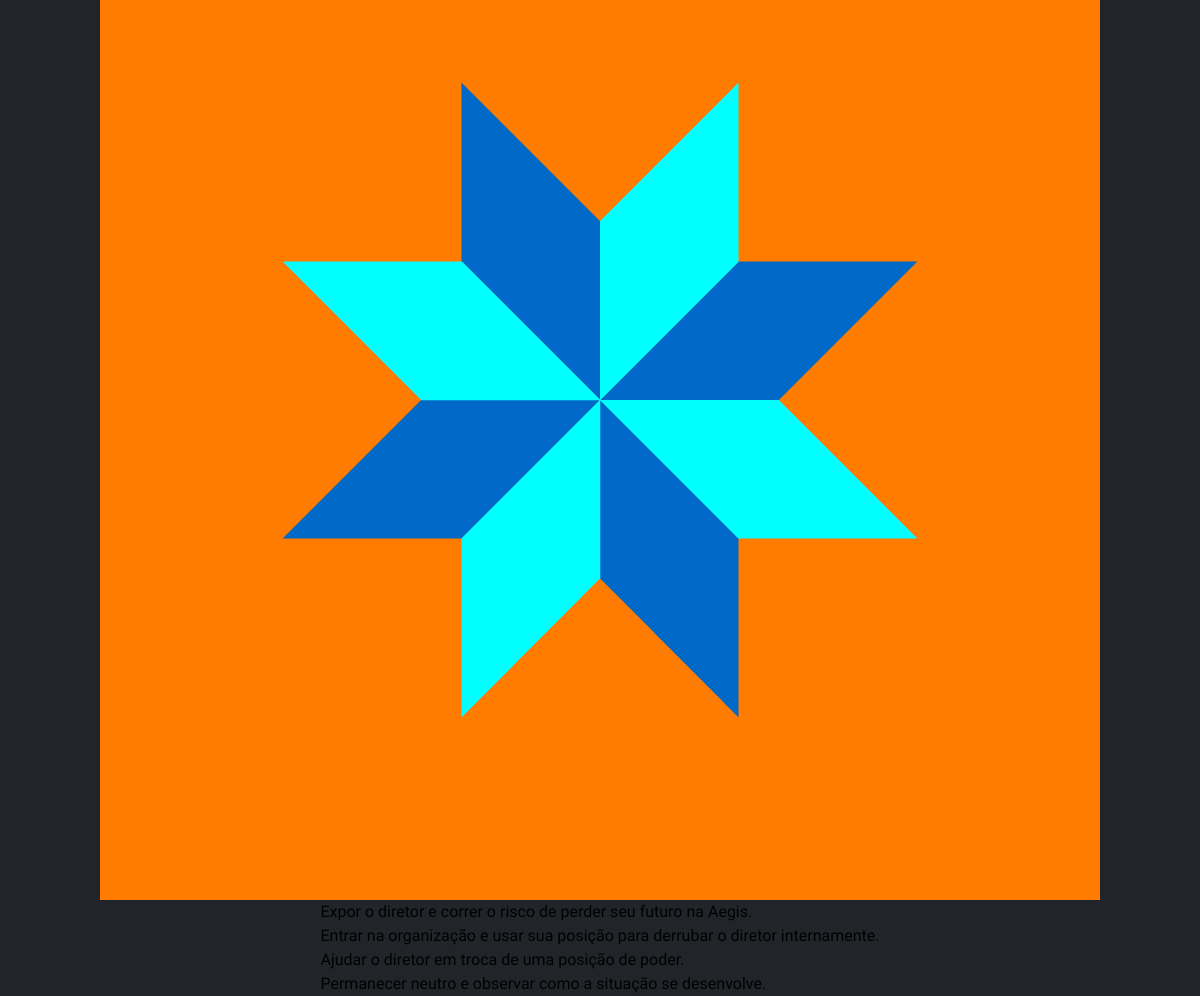
Page /game/chapter/5/ on the committed database.
### game/models.py (models this page shows, shortened)
class Chapter(models.Model):
    title = models.CharField(max_length=100)
    num = models.IntegerField(default=0)
    content = models.TextField()
    next_chapter = models.ForeignKey('self', on_delete=models.SET_NULL, null=True, blank=True)
    character = models.ForeignKey(Character, on_delete=models.CASCADE, related_name='chapters')

class Character(models.Model):
    name = models.CharField(max_length=100)
    description = models.TextField()
    reputation = models.IntegerField(default=0)
    image = models.ImageField(upload_to='images/', default='images/default.jpg')

class Choice(models.Model):
    chapter = models.ForeignKey(Chapter, on_delete=models.CASCADE, related_name='choices')
    text = models.CharField(max_length=200)
    next_chapter = models.ForeignKey(Chapter, on_delete=models.SET_NULL, null=True, blank=True, related_name='previous_choices')

### game/views.py (the view)
# urls.py: path('chapter/<int:chapter_num>/', views.chapter_view, name='chapter_view'),
def chapter_view(request, chapter_num):
    chapter = get_object_or_404(Chapter, num=chapter_num)
    return render(request, 'game/chapter.html', {'chapter': chapter})

### game/templates/game/chapter.html (shortened to what this page needs)
{% load static %}
<!DOCTYPE html>
<html>
<head>
    <link rel="stylesheet" href="{% static 'global.css' %}">
</head>
<body>
    <img src="{{ chapter.character.image.url }}" alt="{{ chapter.character.name }}">
    <ul>
        {% for choice in chapter.choices.all %}
            {% if choice.next_chapter %}
                <li><a href="{% url 'chapter_view' choice.next_chapter.num %}">{{ choice.text }}</a></li>
            {% else %}
                <li>{{ choice.text }}</li>
            {% endif %}
        {% endfor %}
    </ul>
</body>
</html>

### game/static/global.css (style rules this page uses)
body, h1, h2, h3, h4, h5, h6, p, ul, li, a { font-family: "Tiny5", sans-serif; }
* { font-family: "Tiny5", sans-serif; margin: 0; padding: 0; box-sizing: border-box; }
html, body { height: 100vh; font-family: "IBM Plex Mono", monospace; }
body { line-height: 1.5; background-color: #212529; display: flex; justify-content: center; align-items: center; flex-direction: column; }
li { list-style: none; }

### rows in the picture
Chapter: character.image (picture)
Choice: text "Expor o diretor e correr o risco de perder seu futuro na Aegis."
Choice: text "Entrar na organização e usar sua posição para derrubar o diretor internamente."
Choice: text "Ajudar o diretor em troca de uma posição de poder."
Choice: text "Permanecer neutro e observar como a situação se desenvolve."
